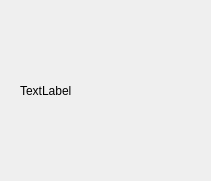
<?xml version="1.0" encoding="UTF-8"?>
<ui version="4.0">
 <class>ViewDialog</class>
 <widget class="QDialog" name="ViewDialog">
  <property name="windowTitle">
   <string>Dialog</string>
  </property>
  <property name="sizeGripEnabled">
   <bool>false</bool>
  </property>
  <widget class="QLabel" name="label">
   <property name="geometry">
    <rect>
     <x>20</x>
     <y>20</y>
     <width>171</width>
     <height>141</height>
    </rect>
   </property>
   <property name="text">
    <string>TextLabel</string>
   </property>
   <property name="scaledContents">
    <bool>false</bool>
   </property>
  </widget>
 </widget>
 <resources/>
 <connections/>
</ui>
